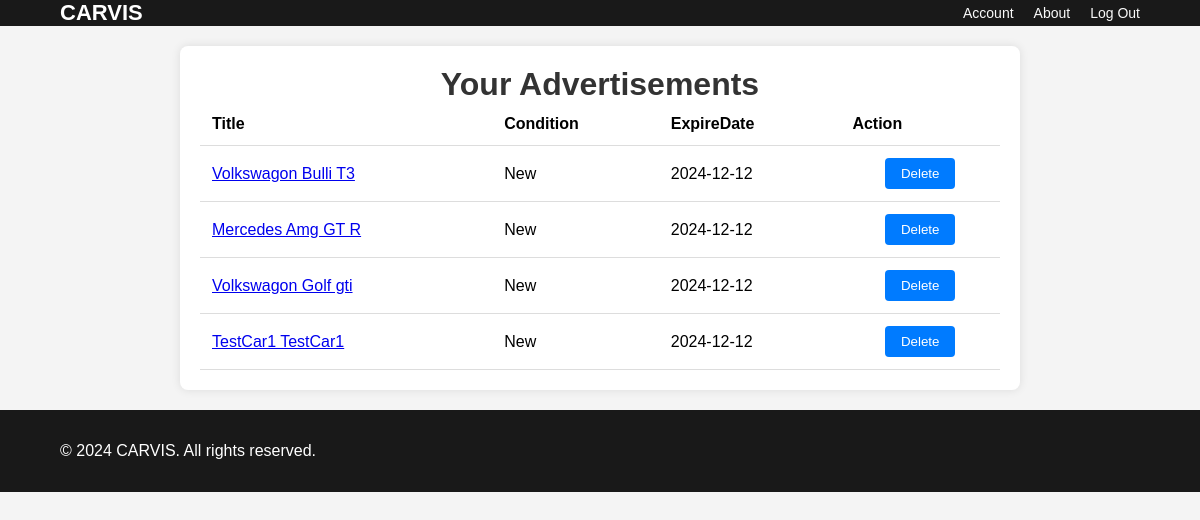
Page /show_my_advertisements (signed in) on the committed database.
### app.py (models this page shows)
class Advertisement(db.Model):
    ad_id = db.Column(db.Integer, primary_key=True)
    model_id = db.Column(db.Integer, db.ForeignKey('car_model.model_id', ondelete='CASCADE'))
    ad_title = db.Column(db.String(255))
    ad_description = db.Column(db.Text)
    ad_expiry_date = db.Column(db.Date)
    is_new = db.Column(db.Boolean)
    user_id = db.Column(db.Integer, db.ForeignKey('user.user_id', ondelete='CASCADE'))
    is_hidden = db.Column(db.Boolean)

### app.py (the view)
@app.route('/show_my_advertisements')
def show_my_advertisements():
    if 'username' in session:
        current_user = User.query.filter_by(username=session["username"]).first()
        entries = Advertisement.query.filter_by(user_id=current_user.user_id).all()
        advertisements = []
        no_advertisements = False
        for entry in entries:
            if not entry.is_hidden:
                advertisements.append({"title": entry.ad_title, "id": entry.ad_id, "condition": entry.is_new,
                                       "expire": entry.ad_expiry_date})
        if len(advertisements) == 0:
            no_advertisements = True
    return render_template('show_my_advertisements.html', advertisements=advertisements,
                           no_advertisements=no_advertisements)

### templates/show_my_advertisements.html (shortened to what this page needs)
<!DOCTYPE html>
<html lang="en">
<head>
</head>
        {% extends "navbar.html" %}
        {% block content %}
<body>
    <div class="container">
        <h1>Your Advertisements</h1>
         {% if no_advertisements %}
        <div class="center">
             <a href="/account">No Advertisements</a>
        </div>
        {% else %}
        <table>
            <thead>
                <tr>
                    <th>Title</th>
                    <th>Condition</th>
                    <th>ExpireDate</th>
                    <th>Action</th>
                </tr>
            </thead>
            <tbody>
                {% for ad in advertisements %}
                <tr>
                    <td><a href="/ad/{{ad.id}}">{{ ad.title }}</a></td>
                    <td>{{ 'New' if ad.condition == 1 else 'Used' }}</td>
                    <td>{{ ad.expire }}</td>
                    <td class="button-container">
                    <form method="post" action="/delete_ad/{{ ad.id }}" style="display: inline;">
                    <button type="submit" name="action" value="delete">Delete</button>
                    </td>
                </tr>
                {% endfor %}
            </tbody>
        </table>
        {% endif %}
    </div>
</body>
{% endblock %}

### static/css/navbar.css (style rules this page uses)
body, h1, h2, ul { margin: 0; padding: 0; font-family: 'Arial', sans-serif; }
html { min-height: 100%; }
body { min-height: 100vh; margin: 0; }

### templates/show_my_advertisements.html (style rules this page uses)
body { font-family: Arial, sans-serif; margin: 0; padding: 0; background-color: #f4f4f4; }
.container { max-width: 800px; margin: 20px auto; padding: 20px; background-color: #fff; border-radius: 8px; box-shadow: 0 0 10px rgba(0,0,0,0.1); }
h1 { margin-top: 0; font-size: 32px; color: #333; text-align: center; }
table { width: 100%; border-collapse: collapse; }
th, td { padding: 12px; text-align: left; border-bottom: 1px solid #ddd; }
.button-container { text-align: center; }
button { padding: 8px 16px; background-color: #007bff; color: #fff; border: none; border-radius: 4px; cursor: pointer; transition: background-color 0.3s ease; }

### rows in the picture
Advertisement: title "Volkswagon Bulli T3", condition "New", expire "2024-12-12"
Advertisement: title "Mercedes Amg GT R", condition "New", expire "2024-12-12"
Advertisement: title "Volkswagon Golf gti", condition "New", expire "2024-12-12"
Advertisement: title "TestCar1 TestCar1", condition "New", expire "2024-12-12"
